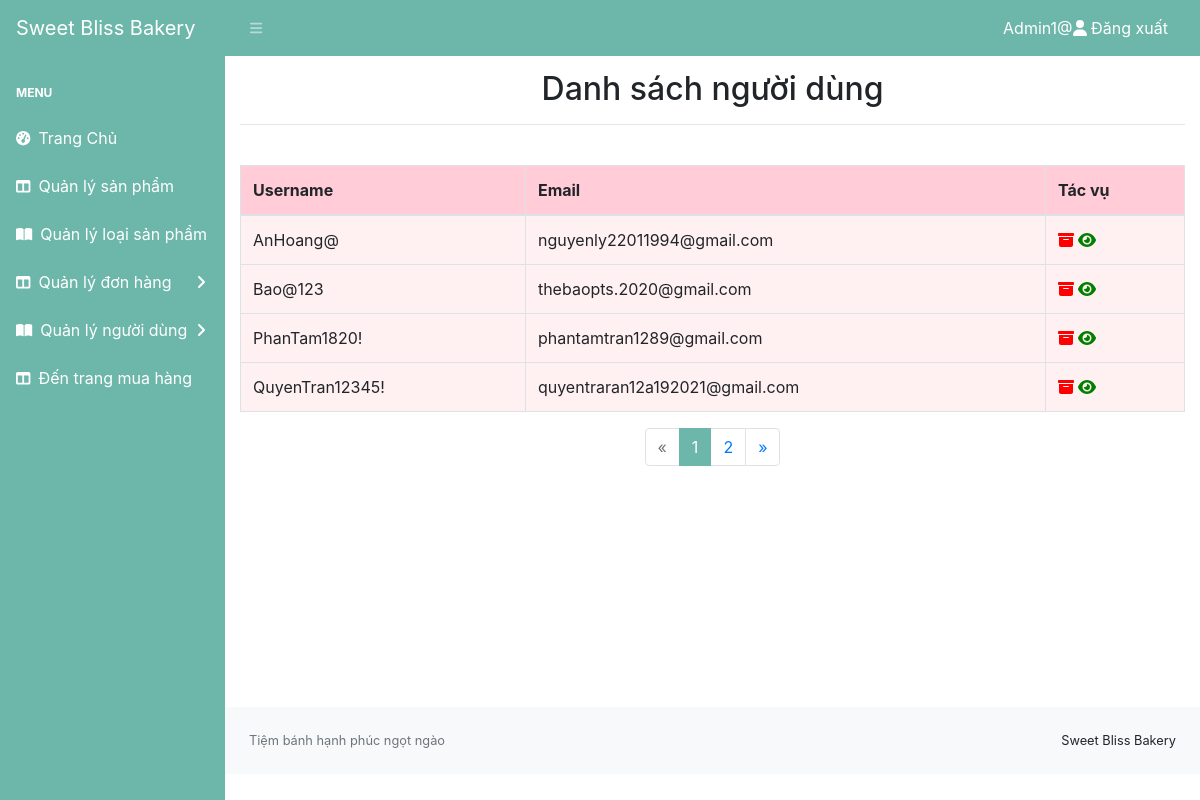
Screenshot of /admin/users.php (signed in) with the database file from the repository.
### tables this page shows
CREATE TABLE `user` (
  `username` varchar(250) NOT NULL,
  `email` varchar(250) NOT NULL,
  `password` varchar(250) NOT NULL,
  `role` varchar(250) NOT NULL,
  `date` datetime DEFAULT NULL,
  `token` varchar(50) DEFAULT NULL
);

### class/User.php (called while the page is built, shortened)
<?php
class User
{
    public static function getAllUser($pdo, $role)
    {
       $sql= "SELECT * FROM user WHERE role=:role";
       $stmt= $pdo->prepare($sql);
       $stmt->bindParam(":role", $role);
        if($stmt->execute())
        {
            $stmt->setFetchMode(PDO::FETCH_CLASS, "user");
            return $stmt->fetchAll();
        }
    }
    public static function pagination($data, $limit, $offset) {
        $paginatedData = array_slice($data, $offset, $limit);
        return $paginatedData;
    }
}

### admin/users.php (the view, shortened to what this page needs)
<?php
    require_once '../class/Database.php';
    require '../class/User.php';
    $conn= new Database();
    $pdo = $conn->getConnect();
    $role="Khách hàng";
    $data= User::getAllUser($pdo, $role);
$page = isset($_GET['page']) ? (int)$_GET['page'] : 1;
$ppp = 4;
$limit= $ppp;
$offset = ($page - 1) * $ppp;
$totalCategorys = count($data);
$totalPages = ceil($totalCategorys / $ppp);
$data= User::pagination($data, $limit, $offset);
?>
<?php require_once "inc/header.php"?>
<main>
    <div class= "container-fluid">
        <br>
        <h2 class="text-center pt-3">Danh sách người dùng</h2>
        <hr>
        <br>
        <table class="table table-bordered" style="background-color: #FFCCD8;">
            <thead style="background-color: #FFCCD8;">
                <tr>
                    <th>Username</th>
                    <th>Email</th>
                    <th>Tác vụ</th>
                </tr>
            </thead>
            <tbody style="background-color: #FFF1F1">
                    <?php foreach($data as $user): ?>
                    <tr>
                        <td><?= $user->username ?></td>
                        <td><?= $user->email ?></td>
                        <td>
                            <a href="delete-user.php?username=<?= $user->username?>" ><i class="fa-solid fa-box-archive" style="color: red"></i></a>
                            <a href="detail-user.php?username=<?= $user->username?>" ><i class="fa-solid fa-eye" style="color: green"></i></a>
                        </td>
                    </tr>
                <?php endforeach; ?>
            </tbody>
        </table>
    </div>
    <div class="container">
        <div class="row">
            <div class="col d-flex justify-content-center">
                <nav aria-label="Page navigation example">
                    <ul class="pagination">
                        <li class="page-item <?= ($page <= 1) ? 'disabled' : '' ?>">
                            <a class="page-link" href="category.php?page=<?= max($page - 1, 1) ?>" aria-label="Previous">
                                <span aria-hidden="true">&laquo;</span>
                            </a>
                        </li>
                        <?php
                        $startPage = max(1, min($page - 1, $totalPages - 2));
                        for($i = $startPage; $i <= min($totalPages, $startPage + 2); $i++) { ?>
                            <li class="page-item <?= ($i == $page) ? 'active' : '' ?>">
                                <a class="page-link" href="category.php?page=<?= $i ?>"><?= $i ?></a>
                            </li>
                        <?php } ?>
                        <li class="page-item <?= ($page >= $totalPages) ? 'disabled' : '' ?>">
                            <a class="page-link" href="category.php?page=<?= min($page + 1, $totalPages) ?>" aria-label="Next">
                                <span aria-hidden="true">&raquo;</span>
                            </a>
                        </li>
                    </ul>
                </nav>
            </div>
        </div>
    </div>
</main>
<?php require_once "inc/footer.php"?>

### rows the page displays
user: username "AnHoang@", email "nguyenly22011994@gmail.com"
user: username "Bao@123", email "thebaopts.2020@gmail.com"
user: username "PhanTam1820!", email "phantamtran1289@gmail.com"
user: username "QuyenTran12345!", email "quyentraran12a192021@gmail.com"

### other values shown
$username "Admin1@"
